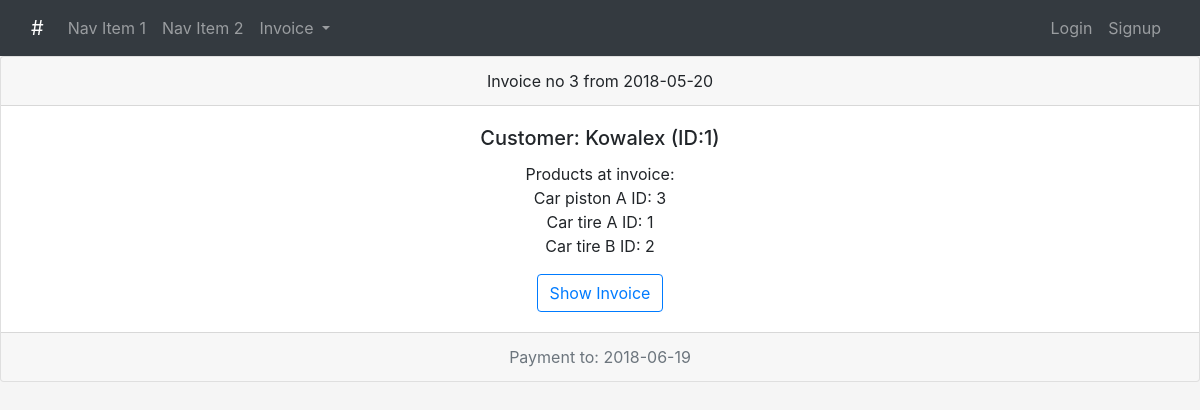
/invoice/3, run on the app's committed database.
### models.py (models this page shows)
class Invoices(db.Model):
    __tablename__ = 'invoices'
    invoices_id = db.Column(db.Integer, primary_key=True)
    net = db.Column(db.Integer, default=0)
    tax = db.Column(db.Integer, default=0)
    sum = db.Column(db.Integer, default=0)
    customer_id = db.Column(db.Integer, db.ForeignKey('customers.customers_id'), nullable=False)
    date = db.Column(db.DateTime, nullable=False, default=datetime.utcnow)
    payment_date = db.Column(db.DateTime, nullable=False, default=datetime.utcnow)
    quantities = db.relationship('Quantities', backref='invoice', lazy=True)

class Customers(db.Model):
    __tablename__ = 'customers'
    customers_id = db.Column(db.Integer, primary_key=True)
    name = db.Column(db.String(80), nullable=False)
    nip = db.Column(db.String(30), nullable=False)
    adress = db.Column(db.String(80), nullable=False)
    payment = db.Column(db.Integer, default=0)
    invoices = db.relationship('Invoices', backref='customer', lazy=True)

class Products(db.Model):
    __tablename__ = 'products'
    products_id = db.Column(db.Integer, primary_key=True)
    name = db.Column(db.String(80), nullable=False)
    group = db.Column(db.String(30), nullable=False)
    stock_quantity = db.Column(db.Integer, default=0)
    price = db.Column(db.Integer, default=0)
    ordering = db.relationship('Invoices', secondary=orders, backref=db.backref('invoicing'), lazy='dynamic')
    product_qty = db.relationship('Quantities', backref='product', lazy=True)

### views.py (the view)
@app.route('/invoice/<int:inv_id>', methods=['GET', 'POST'])
def selected_invoice(inv_id):
    invoice = Invoices.query.get_or_404(inv_id)
    return render_template('invoice.html', invoice=invoice)

### templates/invoice.html (shortened to what this page needs)
{% extends 'layout.html' %}
{% block body %}
<div class="card text-center">
  <div class="card-header">
    Invoice no {{invoice.invoices_id}} from {{invoice.date.date()}}
  </div>
  <div class="card-body">
    <h5 class="card-title">Customer: {{invoice.customer.name}} (ID:{{invoice.customer.customers_id}})</h5>
    <p class="card-text">Products at invoice:<br>
    {%for item in invoice.invoicing %}
        {{item.name}} ID: {{item.products_id}} <br>
    {% endfor %}
    </p>
    <button type="button" class="btn btn-outline-primary" data-toggle="modal" data-target="#exampleModalLong">
              Show Invoice
    </button>
  </div>
  <div class="card-footer text-muted">
    Payment to: {{invoice.payment_date.date()}}
  </div>
</div>
{% endblock %}

### static/css/my_style.css (style rules this page uses)
body { background-color: WhiteSmoke; }

### data on the page
Invoices: invoices_id "3", date "2018-05-20", payment_date "2018-06-19"
Customers: customer.name "Kowalex", customer.customers_id "1"
Products: name "Car piston A", products_id "3"
Products: name "Car tire A", products_id "1"
Products: name "Car tire B", products_id "2"
